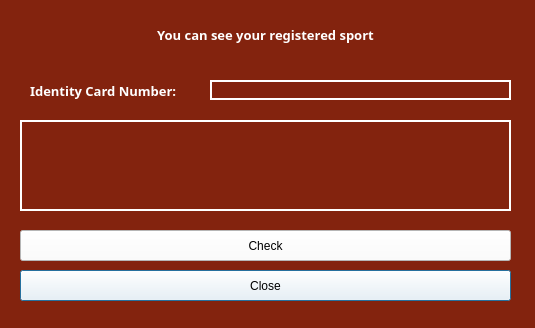
<?xml version="1.0" encoding="UTF-8"?>
<ui version="4.0">
 <class>Dialog</class>
 <widget class="QDialog" name="Dialog">
  <property name="geometry">
   <rect>
    <x>0</x>
    <y>0</y>
    <width>535</width>
    <height>328</height>
   </rect>
  </property>
  <property name="windowTitle">
   <string>Dialog</string>
  </property>
  <property name="styleSheet">
   <string notr="true">background-color: #83230E;
color: white;</string>
  </property>
  <widget class="QLabel" name="label_5">
   <property name="geometry">
    <rect>
     <x>20</x>
     <y>20</y>
     <width>491</width>
     <height>31</height>
    </rect>
   </property>
   <property name="font">
    <font>
     <family>Arial Black</family>
     <pointsize>10</pointsize>
     <weight>75</weight>
     <bold>true</bold>
    </font>
   </property>
   <property name="text">
    <string>&lt;html&gt;&lt;head/&gt;&lt;body&gt;&lt;p align=&quot;center&quot;&gt;You can see your registered sport&lt;/p&gt;&lt;/body&gt;&lt;/html&gt;</string>
   </property>
  </widget>
  <widget class="QPushButton" name="closeButton">
   <property name="geometry">
    <rect>
     <x>20</x>
     <y>270</y>
     <width>491</width>
     <height>31</height>
    </rect>
   </property>
   <property name="styleSheet">
    <string notr="true">background-color: white; color: black</string>
   </property>
   <property name="text">
    <string>Close</string>
   </property>
  </widget>
  <widget class="QTableWidget" name="tableWidget">
   <property name="geometry">
    <rect>
     <x>20</x>
     <y>120</y>
     <width>491</width>
     <height>91</height>
    </rect>
   </property>
   <property name="styleSheet">
    <string notr="true">background-color: #83230E;
color: white;border:2px solid white</string>
   </property>
  </widget>
  <widget class="QPushButton" name="checkButton">
   <property name="geometry">
    <rect>
     <x>20</x>
     <y>230</y>
     <width>491</width>
     <height>31</height>
    </rect>
   </property>
   <property name="styleSheet">
    <string notr="true">background-color: white; color: black</string>
   </property>
   <property name="text">
    <string>Check</string>
   </property>
  </widget>
  <widget class="QLabel" name="label_9">
   <property name="geometry">
    <rect>
     <x>30</x>
     <y>81</y>
     <width>161</width>
     <height>20</height>
    </rect>
   </property>
   <property name="font">
    <font>
     <family>Arial Black</family>
     <pointsize>10</pointsize>
     <weight>75</weight>
     <bold>true</bold>
    </font>
   </property>
   <property name="text">
    <string>Identity Card Number:</string>
   </property>
  </widget>
  <widget class="QLineEdit" name="tcLineEdit">
   <property name="geometry">
    <rect>
     <x>210</x>
     <y>80</y>
     <width>301</width>
     <height>20</height>
    </rect>
   </property>
   <property name="styleSheet">
    <string notr="true">background-color: #83230E;
color: white;border:2px solid white</string>
   </property>
  </widget>
 </widget>
 <resources/>
 <connections/>
</ui>
